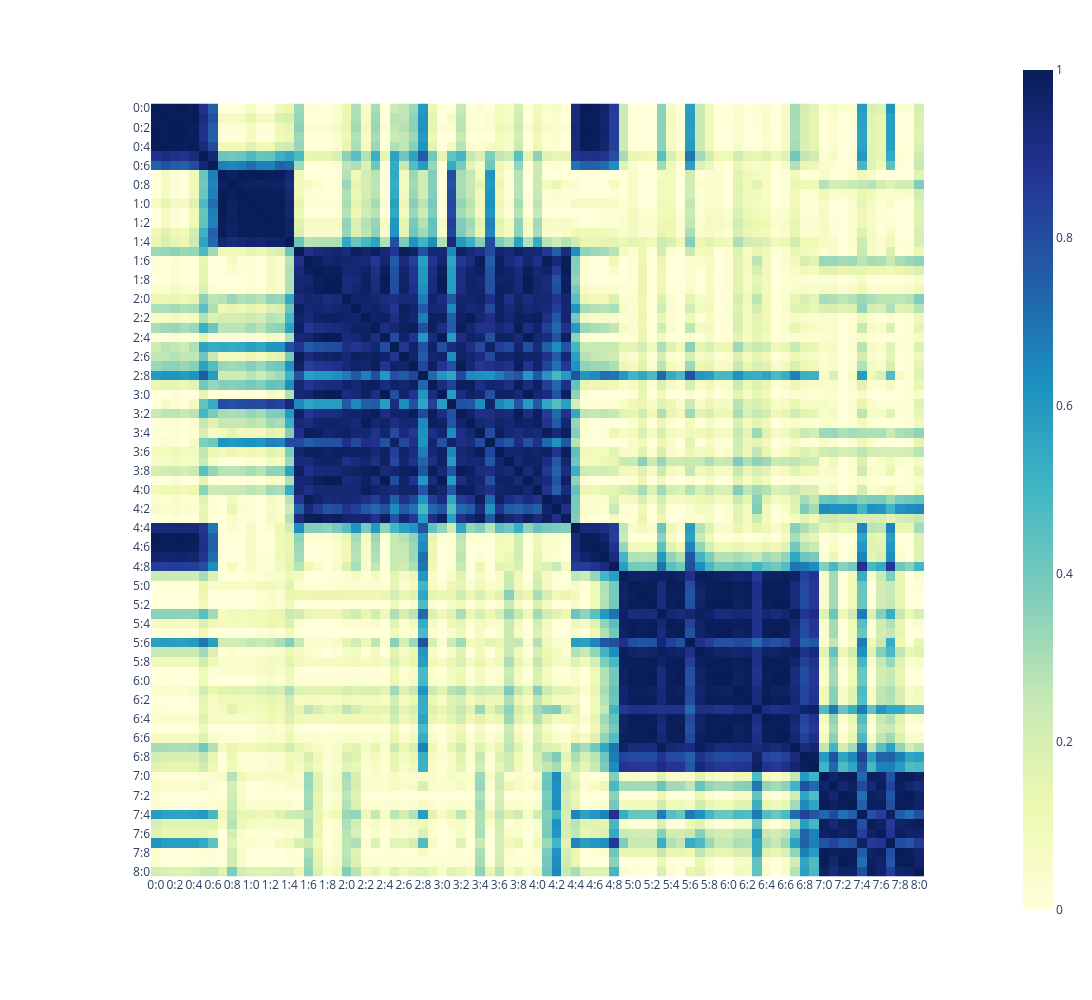

Notebook code for this chart:
### Code cell
THETA_SIM = pd.DataFrame(cosine_similarity(THETA), index=THETA.index, columns=THETA.index)
f = CHM(THETA_SIM)
f.cmap = px.colors.colorbrewer.YlGnBu
f.plot()

### Figure 1 — Plotly figure (JSON) as saved in the notebook; plotly's stock layout.template omitted (floating-point values rounded to 4 significant figures; data arrays with more than 128 entries replaced by an {"elided": "..."} marker saying what was removed)
{"data": [{"coloraxis": "coloraxis", "hovertemplate": "x: %{x}<br>y: %{y}<br>color: %{z}<extra></extra>", "name": "0", "type": "heatmap", "x": ["0:0", "0:1", "0:2", "0:3", "0:4", "0:5", "0:6", "0:7", "0:8", "0:9", "1:0", "1:1", "1:2", "1:3", "1:4", "1:5", "1:6", "1:7", "1:8", "1:9", "2:0", "2:1", "2:2", "2:3", "2:4", "2:5", "2:6", "2:7", "2:8", "2:9", "3:0", "3:1", "3:2", "3:3", "3:4", "3:5", "3:6", "3:7", "3:8", "3:9", "4:0", "4:1", "4:2", "4:3", "4:4", "4:5", "4:6", "4:7", "4:8", "4:9", "5:0", "5:1", "5:2", "5:3", "5:4", "5:5", "5:6", "5:7", "5:8", "5:9", "6:0", "6:1", "6:2", "6:3", "6:4", "6:5", "6:6", "6:7", "6:8", "6:9", "7:0", "7:1", "7:2", "7:3", "7:4", "7:5", "7:6", "7:7", "7:8", "7:9", "8:0"], "xaxis": "x", "y": ["0:0", "0:1", "0:2", "0:3", "0:4", "0:5", "0:6", "0:7", "0:8", "0:9", "1:0", "1:1", "1:2", "1:3", "1:4", "1:5", "1:6", "1:7", "1:8", "1:9", "2:0", "2:1", "2:2", "2:3", "2:4", "2:5", "2:6", "2:7", "2:8", "2:9", "3:0", "3:1", "3:2", "3:3", "3:4", "3:5", "3:6", "3:7", "3:8", "3:9", "4:0", "4:1", "4:2", "4:3", "4:4", "4:5", "4:6", "4:7", "4:8", "4:9", "5:0", "5:1", "5:2", "5:3", "5:4", "5:5", "5:6", "5:7", "5:8", "5:9", "6:0", "6:1", "6:2", "6:3", "6:4", "6:5", "6:6", "6:7", "6:8", "6:9", "7:0", "7:1", "7:2", "7:3", "7:4", "7:5", "7:6", "7:7", "7:8", "7:9", "8:0"], "yaxis": "y", "z": {"elided": "81x81 float values"}}], "layout": {"coloraxis": {"colorscale": [[0, "rgb(255,255,217)"], [0.125, "rgb(237,248,177)"], [0.25, "rgb(199,233,180)"], [0.375, "rgb(127,205,187)"], [0.5, "rgb(65,182,196)"], [0.625, "rgb(29,145,192)"], [0.75, "rgb(34,94,168)"], [0.875, "rgb(37,52,148)"], [1, "rgb(8,29,88)"]]}, "height": 1000, "margin": {"t": 60}, "width": 1200, "xaxis": {"anchor": "y", "autorange": true, "constrain": "domain", "domain": [0.0776, 0.9224], "range": [-0.5, 80.5], "scaleanchor": "y", "type": "category"}, "yaxis": {"anchor": "x", "autorange": true, "constrain": "domain", "domain": [0, 1], "range": [80.5, -0.5], "type": "category"}}}
